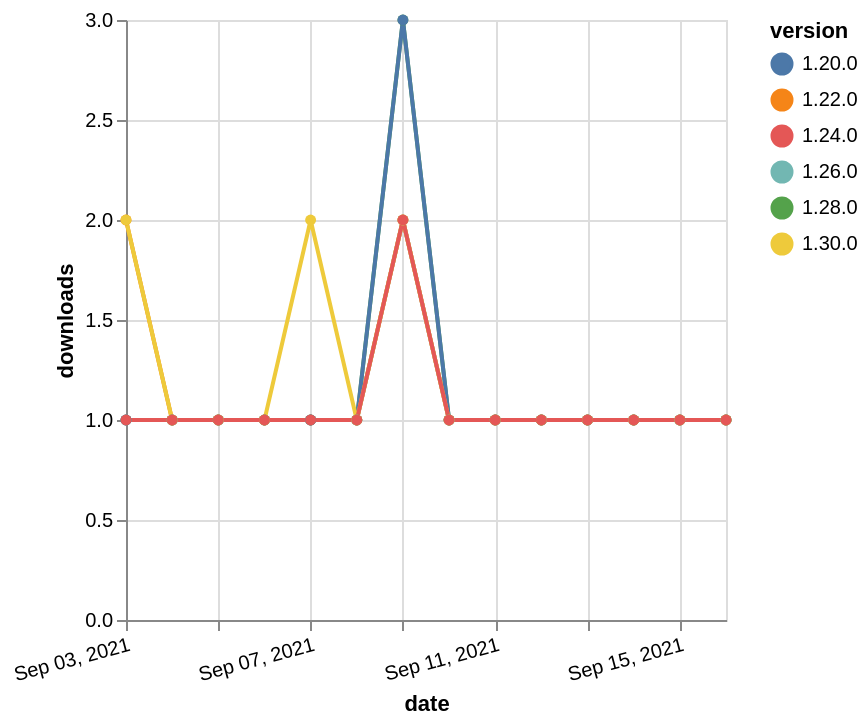

Write a Vega-Lite specification for this figure.
### Vega-Lite specification from a JSON file in a GitHub repository (floating-point values rounded to 4 significant figures)
{"$schema": "https://vega.github.io/schema/vega-lite/v5.json", "description": "A simple bar chart with embedded data.", "data": {"values": [{"date": "2021-09-03", "total": 200, "delta": 2, "version": "1.22.0"}, {"date": "2021-09-04", "total": 201, "delta": 1, "version": "1.22.0"}, {"date": "2021-09-05", "total": 202, "delta": 1, "version": "1.22.0"}, {"date": "2021-09-06", "total": 203, "delta": 1, "version": "1.22.0"}, {"date": "2021-09-07", "total": 204, "delta": 1, "version": "1.22.0"}, {"date": "2021-09-08", "total": 205, "delta": 1, "version": "1.22.0"}, {"date": "2021-09-09", "total": 207, "delta": 2, "version": "1.22.0"}, {"date": "2021-09-10", "total": 208, "delta": 1, "version": "1.22.0"}, {"date": "2021-09-11", "total": 209, "delta": 1, "version": "1.22.0"}, {"date": "2021-09-12", "total": 210, "delta": 1, "version": "1.22.0"}, {"date": "2021-09-13", "total": 211, "delta": 1, "version": "1.22.0"}, {"date": "2021-09-14", "total": 212, "delta": 1, "version": "1.22.0"}, {"date": "2021-09-15", "total": 213, "delta": 1, "version": "1.22.0"}, {"date": "2021-09-16", "total": 214, "delta": 1, "version": "1.22.0"}, {"date": "2021-09-03", "total": 191, "delta": 1, "version": "1.28.0"}, {"date": "2021-09-04", "total": 192, "delta": 1, "version": "1.28.0"}, {"date": "2021-09-05", "total": 193, "delta": 1, "version": "1.28.0"}, {"date": "2021-09-06", "total": 194, "delta": 1, "version": "1.28.0"}, {"date": "2021-09-07", "total": 195, "delta": 1, "version": "1.28.0"}, {"date": "2021-09-08", "total": 196, "delta": 1, "version": "1.28.0"}, {"date": "2021-09-09", "total": 199, "delta": 3, "version": "1.28.0"}, {"date": "2021-09-10", "total": 200, "delta": 1, "version": "1.28.0"}, {"date": "2021-09-11", "total": 201, "delta": 1, "version": "1.28.0"}, {"date": "2021-09-12", "total": 202, "delta": 1, "version": "1.28.0"}, {"date": "2021-09-13", "total": 203, "delta": 1, "version": "1.28.0"}, {"date": "2021-09-14", "total": 204, "delta": 1, "version": "1.28.0"}, {"date": "2021-09-15", "total": 205, "delta": 1, "version": "1.28.0"}, {"date": "2021-09-16", "total": 206, "delta": 1, "version": "1.28.0"}, {"date": "2021-09-03", "total": 162, "delta": 1, "version": "1.26.0"}, {"date": "2021-09-04", "total": 163, "delta": 1, "version": "1.26.0"}, {"date": "2021-09-05", "total": 164, "delta": 1, "version": "1.26.0"}, {"date": "2021-09-06", "total": 165, "delta": 1, "version": "1.26.0"}, {"date": "2021-09-07", "total": 166, "delta": 1, "version": "1.26.0"}, {"date": "2021-09-08", "total": 167, "delta": 1, "version": "1.26.0"}, {"date": "2021-09-09", "total": 169, "delta": 2, "version": "1.26.0"}, {"date": "2021-09-10", "total": 170, "delta": 1, "version": "1.26.0"}, {"date": "2021-09-11", "total": 171, "delta": 1, "version": "1.26.0"}, {"date": "2021-09-12", "total": 172, "delta": 1, "version": "1.26.0"}, {"date": "2021-09-13", "total": 173, "delta": 1, "version": "1.26.0"}, {"date": "2021-09-14", "total": 174, "delta": 1, "version": "1.26.0"}, {"date": "2021-09-15", "total": 175, "delta": 1, "version": "1.26.0"}, {"date": "2021-09-16", "total": 176, "delta": 1, "version": "1.26.0"}, {"date": "2021-09-03", "total": 393, "delta": 1, "version": "1.20.0"}, {"date": "2021-09-04", "total": 394, "delta": 1, "version": "1.20.0"}, {"date": "2021-09-05", "total": 395, "delta": 1, "version": "1.20.0"}, {"date": "2021-09-06", "total": 396, "delta": 1, "version": "1.20.0"}, {"date": "2021-09-07", "total": 397, "delta": 1, "version": "1.20.0"}, {"date": "2021-09-08", "total": 398, "delta": 1, "version": "1.20.0"}, {"date": "2021-09-09", "total": 401, "delta": 3, "version": "1.20.0"}, {"date": "2021-09-10", "total": 402, "delta": 1, "version": "1.20.0"}, {"date": "2021-09-11", "total": 403, "delta": 1, "version": "1.20.0"}, {"date": "2021-09-12", "total": 404, "delta": 1, "version": "1.20.0"}, {"date": "2021-09-13", "total": 405, "delta": 1, "version": "1.20.0"}, {"date": "2021-09-14", "total": 406, "delta": 1, "version": "1.20.0"}, {"date": "2021-09-15", "total": 407, "delta": 1, "version": "1.20.0"}, {"date": "2021-09-16", "total": 408, "delta": 1, "version": "1.20.0"}, {"date": "2021-09-03", "total": 119, "delta": 2, "version": "1.30.0"}, {"date": "2021-09-04", "total": 120, "delta": 1, "version": "1.30.0"}, {"date": "2021-09-05", "total": 121, "delta": 1, "version": "1.30.0"}, {"date": "2021-09-06", "total": 122, "delta": 1, "version": "1.30.0"}, {"date": "2021-09-07", "total": 124, "delta": 2, "version": "1.30.0"}, {"date": "2021-09-08", "total": 125, "delta": 1, "version": "1.30.0"}, {"date": "2021-09-09", "total": 127, "delta": 2, "version": "1.30.0"}, {"date": "2021-09-10", "total": 128, "delta": 1, "version": "1.30.0"}, {"date": "2021-09-11", "total": 129, "delta": 1, "version": "1.30.0"}, {"date": "2021-09-12", "total": 130, "delta": 1, "version": "1.30.0"}, {"date": "2021-09-13", "total": 131, "delta": 1, "version": "1.30.0"}, {"date": "2021-09-14", "total": 132, "delta": 1, "version": "1.30.0"}, {"date": "2021-09-15", "total": 133, "delta": 1, "version": "1.30.0"}, {"date": "2021-09-16", "total": 134, "delta": 1, "version": "1.30.0"}, {"date": "2021-09-03", "total": 183, "delta": 1, "version": "1.24.0"}, {"date": "2021-09-04", "total": 184, "delta": 1, "version": "1.24.0"}, {"date": "2021-09-05", "total": 185, "delta": 1, "version": "1.24.0"}, {"date": "2021-09-06", "total": 186, "delta": 1, "version": "1.24.0"}, {"date": "2021-09-07", "total": 187, "delta": 1, "version": "1.24.0"}, {"date": "2021-09-08", "total": 188, "delta": 1, "version": "1.24.0"}, {"date": "2021-09-09", "total": 190, "delta": 2, "version": "1.24.0"}, {"date": "2021-09-10", "total": 191, "delta": 1, "version": "1.24.0"}, {"date": "2021-09-11", "total": 192, "delta": 1, "version": "1.24.0"}, {"date": "2021-09-12", "total": 193, "delta": 1, "version": "1.24.0"}, {"date": "2021-09-13", "total": 194, "delta": 1, "version": "1.24.0"}, {"date": "2021-09-14", "total": 195, "delta": 1, "version": "1.24.0"}, {"date": "2021-09-15", "total": 196, "delta": 1, "version": "1.24.0"}, {"date": "2021-09-16", "total": 197, "delta": 1, "version": "1.24.0"}]}, "width": "container", "mark": {"type": "line", "point": {"filled": true}}, "encoding": {"x": {"field": "date", "type": "temporal", "timeUnit": "yearmonthdate", "title": "date", "axis": {"labelAngle": -15}}, "y": {"field": "delta", "type": "quantitative", "title": "downloads"}, "color": {"field": "version", "type": "nominal"}, "tooltip": {"field": "delta"}}}
